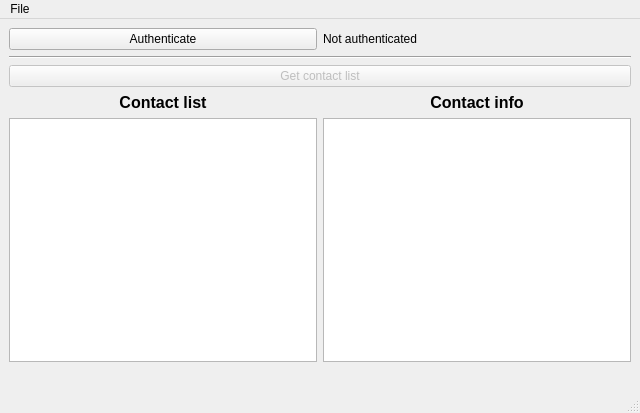
<?xml version="1.0" encoding="UTF-8"?>
<ui version="4.0">
 <class>MainWindow</class>
 <widget class="QMainWindow" name="MainWindow">
  <property name="geometry">
   <rect>
    <x>0</x>
    <y>0</y>
    <width>640</width>
    <height>413</height>
   </rect>
  </property>
  <property name="windowTitle">
   <string>MainWindow</string>
  </property>
  <widget class="QWidget" name="centralwidget">
   <layout class="QVBoxLayout" name="verticalLayout">
    <item>
     <layout class="QHBoxLayout" name="authLayout">
      <item>
       <widget class="QPushButton" name="authButton">
        <property name="text">
         <string>Authenticate</string>
        </property>
       </widget>
      </item>
      <item>
       <widget class="QLabel" name="authStatusLabel">
        <property name="text">
         <string>Not authenticated</string>
        </property>
       </widget>
      </item>
     </layout>
    </item>
    <item>
     <widget class="Line" name="line">
      <property name="orientation">
       <enum>Qt::Horizontal</enum>
      </property>
     </widget>
    </item>
    <item>
     <widget class="QPushButton" name="contactListButton">
      <property name="enabled">
       <bool>false</bool>
      </property>
      <property name="text">
       <string>Get contact list</string>
      </property>
     </widget>
    </item>
    <item>
     <layout class="QHBoxLayout" name="contactLayout">
      <item>
       <layout class="QVBoxLayout" name="contactListLayout">
        <item>
         <widget class="QLabel" name="label_2">
          <property name="font">
           <font>
            <pointsize>12</pointsize>
            <weight>75</weight>
            <bold>true</bold>
           </font>
          </property>
          <property name="layoutDirection">
           <enum>Qt::RightToLeft</enum>
          </property>
          <property name="text">
           <string>Contact list</string>
          </property>
          <property name="alignment">
           <set>Qt::AlignCenter</set>
          </property>
         </widget>
        </item>
        <item>
         <widget class="QListWidget" name="contactList"/>
        </item>
       </layout>
      </item>
      <item>
       <layout class="QVBoxLayout" name="contactInfoLayout">
        <item>
         <widget class="QLabel" name="label">
          <property name="font">
           <font>
            <pointsize>12</pointsize>
            <weight>75</weight>
            <bold>true</bold>
           </font>
          </property>
          <property name="layoutDirection">
           <enum>Qt::RightToLeft</enum>
          </property>
          <property name="text">
           <string>Contact info</string>
          </property>
          <property name="alignment">
           <set>Qt::AlignCenter</set>
          </property>
         </widget>
        </item>
        <item>
         <widget class="KTextEdit" name="contactInfo"/>
        </item>
       </layout>
      </item>
     </layout>
    </item>
    <item>
     <widget class="QLabel" name="errorLabel">
      <property name="text">
       <string/>
      </property>
      <property name="wordWrap">
       <bool>true</bool>
      </property>
     </widget>
    </item>
   </layout>
  </widget>
  <widget class="QMenuBar" name="menubar">
   <property name="geometry">
    <rect>
     <x>0</x>
     <y>0</y>
     <width>640</width>
     <height>25</height>
    </rect>
   </property>
   <widget class="QMenu" name="menuFile">
    <property name="title">
     <string>File</string>
    </property>
    <addaction name="actionQuit"/>
   </widget>
   <addaction name="menuFile"/>
  </widget>
  <widget class="QStatusBar" name="statusbar"/>
  <action name="actionQuit">
   <property name="text">
    <string comment="Action that quits the application">Quit</string>
   </property>
  </action>
 </widget>
 <customwidgets>
  <customwidget>
   <class>KTextEdit</class>
   <extends>QTextEdit</extends>
   <header>ktextedit.h</header>
  </customwidget>
 </customwidgets>
 <resources/>
 <connections>
  <connection>
   <sender>actionQuit</sender>
   <signal>activated()</signal>
   <receiver>MainWindow</receiver>
   <slot>close()</slot>
   <hints>
    <hint type="sourcelabel">
     <x>-1</x>
     <y>-1</y>
    </hint>
    <hint type="destinationlabel">
     <x>319</x>
     <y>206</y>
    </hint>
   </hints>
  </connection>
 </connections>
</ui>
